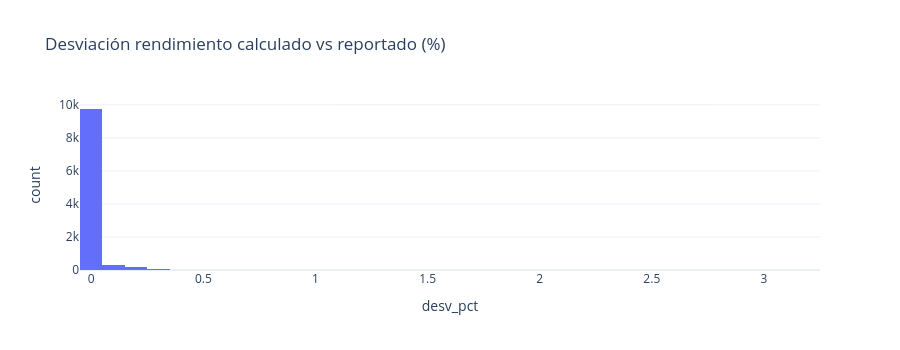

Source (notebook cell):
### Markdown cell above
## Paso 7 — Consistencia agronómica (área y rendimiento)

Patrones específicos: sin `'ha'` suelto (matchearía 'Fecha', 'Cosecha'...).

### Code cell
# ===== Celda 7: consistencia =====
col_area_sem = detectar_columna(df, 'area sembrada', obligatorio=False)
col_area_cos = detectar_columna(df, 'area cosechada', obligatorio=False)
col_rend     = detectar_columna(df, 'rendimiento', obligatorio=False)
col_area     = col_area_cos or col_area_sem or detectar_columna(df, 'hectarea', 'area', obligatorio=False)

print(f"área sembrada: {col_area_sem!r} | área cosechada: {col_area_cos!r}")
print(f"rendimiento:   {col_rend!r} | área usada: {col_area!r}")

if col_area and col_rend:
    d = df[df[col_area] > 0].copy()
    d['rend_calc'] = d[col_prod] / d[col_area]
    d['desv_pct'] = (d['rend_calc'] - d[col_rend]).abs() / d[col_rend].replace(0, np.nan) * 100
    print(f"\nFilas con área > 0: {len(d):,} de {len(df):,}")
    print("\nDesviación |rend_calc − rend_reportado| (%):")
    display(d['desv_pct'].describe().round(2))
    fig = px.histogram(d, x='desv_pct', nbins=60,
                       title='Desviación rendimiento calculado vs reportado (%)')
    fig.update_layout(template='plotly_white', height=350)
    fig.show()
else:
    print("\n⚠️ Sin par área+rendimiento en este archivo.")

### Figure 1 — Plotly figure (JSON) as saved in the notebook; plotly's stock layout.template omitted (floating-point values rounded to 4 significant figures; data arrays with more than 128 entries replaced by an {"elided": "..."} marker saying what was removed)
{"data": [{"bingroup": "x", "hovertemplate": "desv_pct=%{x}<br>count=%{y}<extra></extra>", "legendgroup": "", "marker": {"color": "#636efa", "pattern": {"shape": ""}}, "name": "", "nbinsx": 60, "orientation": "v", "showlegend": false, "type": "histogram", "x": {"elided": "10390 float values"}, "xaxis": "x", "yaxis": "y"}], "layout": {"barmode": "relative", "height": 350, "legend": {"tracegroupgap": 0}, "title": {"text": "Desviación rendimiento calculado vs reportado (%)"}, "xaxis": {"anchor": "y", "domain": [0, 1], "title": {"text": "desv_pct"}}, "yaxis": {"anchor": "x", "domain": [0, 1], "title": {"text": "count"}}}}
